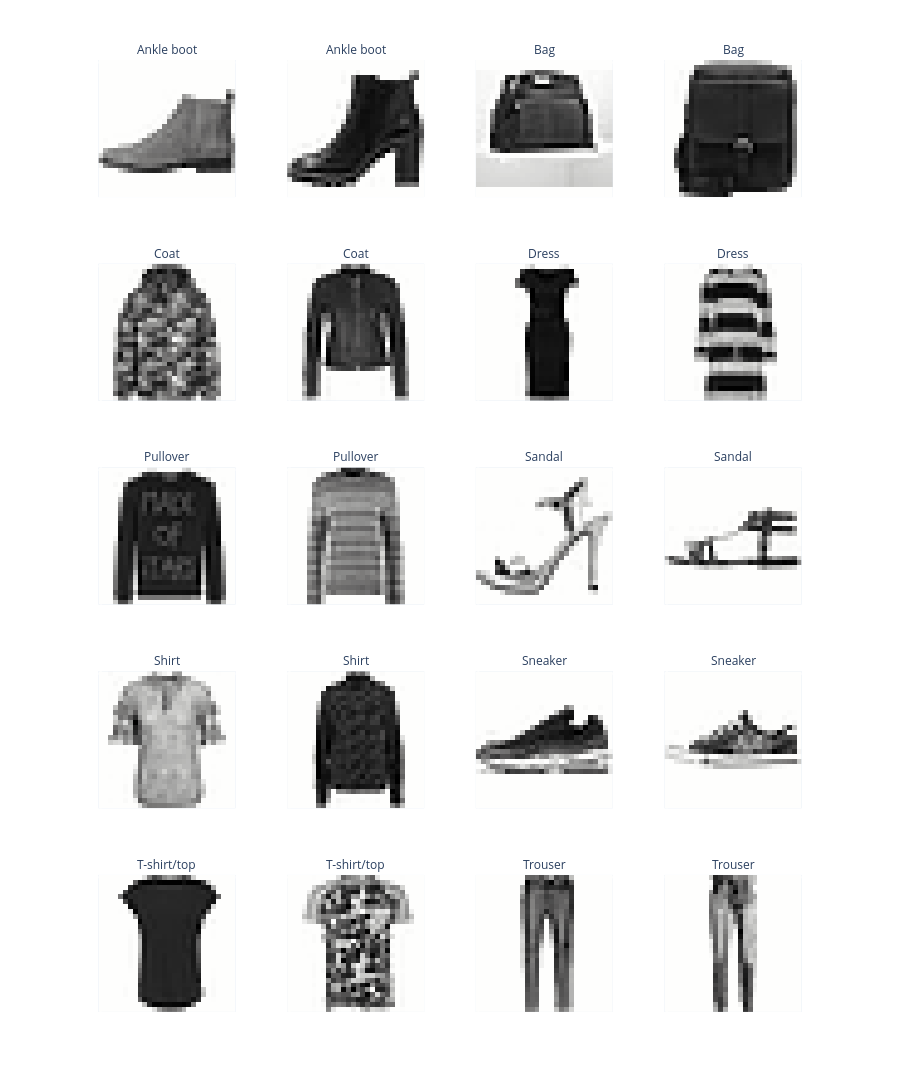

Notebook source saved alongside this figure:
### Markdown cell above
### Problem 1d: Visualizing Class Examples

To better understand the dataset, let's visualize a few examples from each class. This will help us see what the images look like and how they differ across classes.

**Task**: 
1. Use the `pandas` `groupby` function to group the `DataFrame` by the `label` column.
2. Sample 2 images per class.
3. Use the `show_images` function to display the images in a grid, with each image labeled by its class name.

### Code cell
# TODO: Get 2 sample images per class and plot them.
examples = examples = df.groupby('label').sample(n=2, random_state=SEED)

fig = show_images(examples["image"].tolist(), ncols=4, labels=examples["label"].tolist())
fig.show()

### Figure 1 — Plotly figure (JSON) as saved in the notebook; plotly's stock layout.template omitted (floating-point values rounded to 4 significant figures; data arrays with more than 128 entries replaced by an {"elided": "..."} marker saying what was removed)
{"data": [{"hovertemplate": "x: %{x}<br>y: %{y}<br>color: %{z}<extra></extra>", "type": "heatmap", "yaxis": "y17", "z": {"elided": "28x28 float values"}, "coloraxis": "coloraxis", "xaxis": "x17", "name": "0"}, {"hovertemplate": "x: %{x}<br>y: %{y}<br>color: %{z}<extra></extra>", "type": "heatmap", "yaxis": "y18", "z": {"elided": "28x28 float values"}, "coloraxis": "coloraxis", "xaxis": "x18", "name": "1"}, {"hovertemplate": "x: %{x}<br>y: %{y}<br>color: %{z}<extra></extra>", "type": "heatmap", "yaxis": "y19", "z": {"elided": "28x28 float values"}, "coloraxis": "coloraxis", "xaxis": "x19", "name": "2"}, {"hovertemplate": "x: %{x}<br>y: %{y}<br>color: %{z}<extra></extra>", "type": "heatmap", "yaxis": "y20", "z": {"elided": "28x28 float values"}, "coloraxis": "coloraxis", "xaxis": "x20", "name": "3"}, {"hovertemplate": "x: %{x}<br>y: %{y}<br>color: %{z}<extra></extra>", "type": "heatmap", "yaxis": "y13", "z": {"elided": "28x28 float values"}, "coloraxis": "coloraxis", "xaxis": "x13", "name": "4"}, {"hovertemplate": "x: %{x}<br>y: %{y}<br>color: %{z}<extra></extra>", "type": "heatmap", "yaxis": "y14", "z": {"elided": "28x28 float values"}, "coloraxis": "coloraxis", "xaxis": "x14", "name": "5"}, {"hovertemplate": "x: %{x}<br>y: %{y}<br>color: %{z}<extra></extra>", "type": "heatmap", "yaxis": "y15", "z": {"elided": "28x28 float values"}, "coloraxis": "coloraxis", "xaxis": "x15", "name": "6"}, {"hovertemplate": "x: %{x}<br>y: %{y}<br>color: %{z}<extra></extra>", "type": "heatmap", "yaxis": "y16", "z": {"elided": "28x28 float values"}, "coloraxis": "coloraxis", "xaxis": "x16", "name": "7"}, {"hovertemplate": "x: %{x}<br>y: %{y}<br>color: %{z}<extra></extra>", "type": "heatmap", "yaxis": "y9", "z": {"elided": "28x28 float values"}, "coloraxis": "coloraxis", "xaxis": "x9", "name": "8"}, {"hovertemplate": "x: %{x}<br>y: %{y}<br>color: %{z}<extra></extra>", "type": "heatmap", "yaxis": "y10", "z": {"elided": "28x28 float values"}, "coloraxis": "coloraxis", "xaxis": "x10", "name": "9"}, {"hovertemplate": "x: %{x}<br>y: %{y}<br>color: %{z}<extra></extra>", "type": "heatmap", "yaxis": "y11", "z": {"elided": "28x28 float values"}, "coloraxis": "coloraxis", "xaxis": "x11", "name": "10"}, {"hovertemplate": "x: %{x}<br>y: %{y}<br>color: %{z}<extra></extra>", "type": "heatmap", "yaxis": "y12", "z": {"elided": "28x28 float values"}, "coloraxis": "coloraxis", "xaxis": "x12", "name": "11"}, {"hovertemplate": "x: %{x}<br>y: %{y}<br>color: %{z}<extra></extra>", "type": "heatmap", "yaxis": "y5", "z": {"elided": "28x28 float values"}, "coloraxis": "coloraxis", "xaxis": "x5", "name": "12"}, {"hovertemplate": "x: %{x}<br>y: %{y}<br>color: %{z}<extra></extra>", "type": "heatmap", "yaxis": "y6", "z": {"elided": "28x28 float values"}, "coloraxis": "coloraxis", "xaxis": "x6", "name": "13"}, {"hovertemplate": "x: %{x}<br>y: %{y}<br>color: %{z}<extra></extra>", "type": "heatmap", "yaxis": "y7", "z": {"elided": "28x28 float values"}, "coloraxis": "coloraxis", "xaxis": "x7", "name": "14"}, {"hovertemplate": "x: %{x}<br>y: %{y}<br>color: %{z}<extra></extra>", "type": "heatmap", "yaxis": "y8", "z": {"elided": "28x28 float values"}, "coloraxis": "coloraxis", "xaxis": "x8", "name": "15"}, {"hovertemplate": "x: %{x}<br>y: %{y}<br>color: %{z}<extra></extra>", "type": "heatmap", "yaxis": "y", "z": {"elided": "28x28 float values"}, "coloraxis": "coloraxis", "xaxis": "x", "name": "16"}, {"hovertemplate": "x: %{x}<br>y: %{y}<br>color: %{z}<extra></extra>", "type": "heatmap", "yaxis": "y2", "z": {"elided": "28x28 float values"}, "coloraxis": "coloraxis", "xaxis": "x2", "name": "17"}, {"hovertemplate": "x: %{x}<br>y: %{y}<br>color: %{z}<extra></extra>", "type": "heatmap", "yaxis": "y3", "z": {"elided": "28x28 float values"}, "coloraxis": "coloraxis", "xaxis": "x3", "name": "18"}, {"hovertemplate": "x: %{x}<br>y: %{y}<br>color: %{z}<extra></extra>", "type": "heatmap", "yaxis": "y4", "z": {"elided": "28x28 float values"}, "coloraxis": "coloraxis", "xaxis": "x4", "name": "19"}], "layout": {"xaxis4": {"matches": "x", "anchor": "y4", "showgrid": false, "showticklabels": false, "domain": [0.765, 1.0]}, "xaxis6": {"matches": "x", "anchor": "y6", "showgrid": false, "showticklabels": false, "domain": [0.255, 0.49]}, "yaxis19": {"matches": "y", "anchor": "x19", "showgrid": false, "showticklabels": false, "domain": [0.856, 1.0]}, "yaxis17": {"matches": "y", "anchor": "x17", "showgrid": false, "showticklabels": false, "domain": [0.856, 1.0]}, "yaxis10": {"matches": "y", "anchor": "x10", "showgrid": false, "showticklabels": false, "domain": [0.428, 0.572]}, "yaxis13": {"matches": "y", "anchor": "x13", "showgrid": false, "showticklabels": false, "domain": [0.642, 0.786]}, "xaxis14": {"matches": "x", "anchor": "y14", "showgrid": false, "showticklabels": false, "domain": [0.255, 0.49]}, "yaxis4": {"matches": "y", "anchor": "x4", "showgrid": false, "showticklabels": false, "domain": [0.0, 0.144]}, "yaxis": {"autorange": "reversed", "showticklabels": false, "anchor": "x", "showgrid": false, "constrain": "domain", "domain": [0.0, 0.144]}, "xaxis7": {"matches": "x", "anchor": "y7", "showgrid": false, "showticklabels": false, "domain": [0.51, 0.745]}, "xaxis": {"showticklabels": false, "anchor": "y", "showgrid": false, "constrain": "domain", "domain": [0.0, 0.235], "scaleanchor": "y"}, "yaxis14": {"matches": "y", "anchor": "x14", "showgrid": false, "showticklabels": false, "domain": [0.642, 0.786]}, "yaxis20": {"matches": "y", "anchor": "x20", "showgrid": false, "showticklabels": false, "domain": [0.856, 1.0]}, "height": 1100.0, "margin": {"t": 60.0}, "yaxis9": {"matches": "y", "anchor": "x9", "showgrid": false, "showticklabels": false, "domain": [0.428, 0.572]}, "xaxis8": {"matches": "x", "anchor": "y8", "showgrid": false, "showticklabels": false, "domain": [0.765, 1.0]}, "yaxis5": {"matches": "y", "anchor": "x5", "showgrid": false, "showticklabels": false, "domain": [0.214, 0.358]}, "yaxis7": {"matches": "y", "anchor": "x7", "showgrid": false, "showticklabels": false, "domain": [0.214, 0.358]}, "yaxis12": {"matches": "y", "anchor": "x12", "showgrid": false, "showticklabels": false, "domain": [0.428, 0.572]}, "yaxis16": {"matches": "y", "anchor": "x16", "showgrid": false, "showticklabels": false, "domain": [0.642, 0.786]}, "yaxis11": {"matches": "y", "anchor": "x11", "showgrid": false, "showticklabels": false, "domain": [0.428, 0.572]}, "xaxis12": {"matches": "x", "anchor": "y12", "showgrid": false, "showticklabels": false, "domain": [0.765, 1.0]}, "xaxis16": {"matches": "x", "anchor": "y16", "showgrid": false, "showticklabels": false, "domain": [0.765, 1.0]}, "xaxis10": {"matches": "x", "anchor": "y10", "showgrid": false, "showticklabels": false, "domain": [0.255, 0.49]}, "xaxis19": {"matches": "x", "anchor": "y19", "showgrid": false, "showticklabels": false, "domain": [0.51, 0.745]}, "xaxis11": {"matches": "x", "anchor": "y11", "showgrid": false, "showticklabels": false, "domain": [0.51, 0.745]}, "xaxis3": {"matches": "x", "anchor": "y3", "showgrid": false, "showticklabels": false, "domain": [0.51, 0.745]}, "coloraxis": {"colorscale": [[0.0, "rgb(254, 254, 253)"], [0.09091, "rgb(224, 224, 223)"], [0.1818, "rgb(197, 197, 195)"], [0.2727, "rgb(171, 171, 170)"], [0.3636, "rgb(146, 146, 145)"], [0.4545, "rgb(124, 123, 122)"], [0.5455, "rgb(102, 101, 101)"], [0.6364, "rgb(81, 80, 80)"], [0.7273, "rgb(59, 59, 59)"], [0.8182, "rgb(38, 38, 38)"], [0.9091, "rgb(16, 16, 16)"], [1.0, "rgb(0, 0, 0)"]], "showscale": false}, "xaxis18": {"matches": "x", "anchor": "y18", "showgrid": false, "showticklabels": false, "domain": [0.255, 0.49]}, "xaxis20": {"matches": "x", "anchor": "y20", "showgrid": false, "showticklabels": false, "domain": [0.765, 1.0]}, "xaxis15": {"matches": "x", "anchor": "y15", "showgrid": false, "showticklabels": false, "domain": [0.51, 0.745]}, "xaxis9": {"matches": "x", "anchor": "y9", "showgrid": false, "showticklabels": false, "domain": [0.0, 0.235]}, "xaxis13": {"matches": "x", "anchor": "y13", "showgrid": false, "showticklabels": false, "domain": [0.0, 0.235]}, "xaxis5": {"matches": "x", "anchor": "y5", "showgrid": false, "showticklabels": false, "domain": [0.0, 0.235]}, "yaxis2": {"matches": "y", "anchor": "x2", "showgrid": false, "showticklabels": false, "domain": [0.0, 0.144]}, "yaxis18": {"matches": "y", "anchor": "x18", "showgrid": false, "showticklabels": false, "domain": [0.856, 1.0]}, "xaxis17": {"matches": "x", "anchor": "y17", "showgrid": false, "showticklabels": false, "domain": [0.0, 0.235]}, "yaxis15": {"matches": "y", "anchor": "x15", "showgrid": false, "showticklabels": false, "domain": [0.642, 0.786]}, "yaxis3": {"matches": "y", "anchor": "x3", "showgrid": false, "showticklabels": false, "domain": [0.0, 0.144]}, "annotations": [{"text": "T-shirt/top", "y": 0.144, "showarrow": false, "yanchor": "bottom", "xanchor": "center", "x": 0.1175, "font": {}, "xref": "paper", "yref": "paper"}, {"text": "T-shirt/top", "y": 0.144, "showarrow": false, "yanchor": "bottom", "xanchor": "center", "x": 0.3725, "font": {}, "xref": "paper", "yref": "paper"}, {"text": "Trouser", "y": 0.144, "showarrow": false, "yanchor": "bottom", "xanchor": "center", "x": 0.6275, "font": {}, "xref": "paper", "yref": "paper"}, {"text": "Trouser", "y": 0.144, "showarrow": false, "yanchor": "bottom", "xanchor": "center", "x": 0.8825, "font": {}, "xref": "paper", "yref": "paper"}, {"text": "Shirt", "y": 0.358, "showarrow": false, "yanchor": "bottom", "xanchor": "center", "x": 0.1175, "font": {}, "xref": "paper", "yref": "paper"}, {"text": "Shirt", "y": 0.358, "showarrow": false, "yanchor": "bottom", "xanchor": "center", "x": 0.3725, "font": {}, "xref": "paper", "yref": "paper"}, {"text": "Sneaker", "y": 0.358, "showarrow": false, "yanchor": "bottom", "xanchor": "center", "x": 0.6275, "font": {}, "xref": "paper", "yref": "paper"}, {"text": "Sneaker", "y": 0.358, "showarrow": false, "yanchor": "bottom", "xanchor": "center", "x": 0.8825, "font": {}, "xref": "paper", "yref": "paper"}, {"text": "Pullover", "y": 0.572, "showarrow": false, "yanchor": "bottom", "xanchor": "center", "x": 0.1175, "font": {}, "xref": "paper", "yref": "paper"}, {"text": "Pullover", "y": 0.572, "showarrow": false, "yanchor": "bottom", "xanchor": "center", "x": 0.3725, "font": {}, "xref": "paper", "yref": "paper"}, {"text": "Sandal", "y": 0.572, "showarrow": false, "yanchor": "bottom", "xanchor": "center", "x": 0.6275, "font": {}, "xref": "paper", "yref": "paper"}, {"text": "Sandal", "y": 0.572, "showarrow": false, "yanchor": "bottom", "xanchor": "center", "x": 0.8825, "font": {}, "xref": "paper", "yref": "paper"}, {"text": "Coat", "y": 0.786, "showarrow": false, "yanchor": "bottom", "xanchor": "center", "x": 0.1175, "font": {}, "xref": "paper", "yref": "paper"}, {"text": "Coat", "y": 0.786, "showarrow": false, "yanchor": "bottom", "xanchor": "center", "x": 0.3725, "font": {}, "xref": "paper", "yref": "paper"}, {"text": "Dress", "y": 0.786, "showarrow": false, "yanchor": "bottom", "xanchor": "center", "x": 0.6275, "font": {}, "xref": "paper", "yref": "paper"}, {"text": "Dress", "y": 0.786, "showarrow": false, "yanchor": "bottom", "xanchor": "center", "x": 0.8825, "font": {}, "xref": "paper", "yref": "paper"}, {"text": "Ankle boot", "y": 1.0, "showarrow": false, "yanchor": "bottom", "xanchor": "center", "x": 0.1175, "font": {}, "xref": "paper", "yref": "paper"}, {"text": "Ankle boot", "y": 1.0, "showarrow": false, "yanchor": "bottom", "xanchor": "center", "x": 0.3725, "font": {}, "xref": "paper", "yref": "paper"}, {"text": "Bag", "y": 1.0, "showarrow": false, "yanchor": "bottom", "xanchor": "center", "x": 0.6275, "font": {}, "xref": "paper", "yref": "paper"}, {"text": "Bag", "y": 1.0, "showarrow": false, "yanchor": "bottom", "xanchor": "center", "x": 0.8825, "font": {}, "xref": "paper", "yref": "paper"}], "yaxis6": {"matches": "y", "anchor": "x6", "showgrid": false, "showticklabels": false, "domain": [0.214, 0.358]}, "yaxis8": {"matches": "y", "anchor": "x8", "showgrid": false, "showticklabels": false, "domain": [0.214, 0.358]}, "xaxis2": {"matches": "x", "anchor": "y2", "showgrid": false, "showticklabels": false, "domain": [0.255, 0.49]}}}
